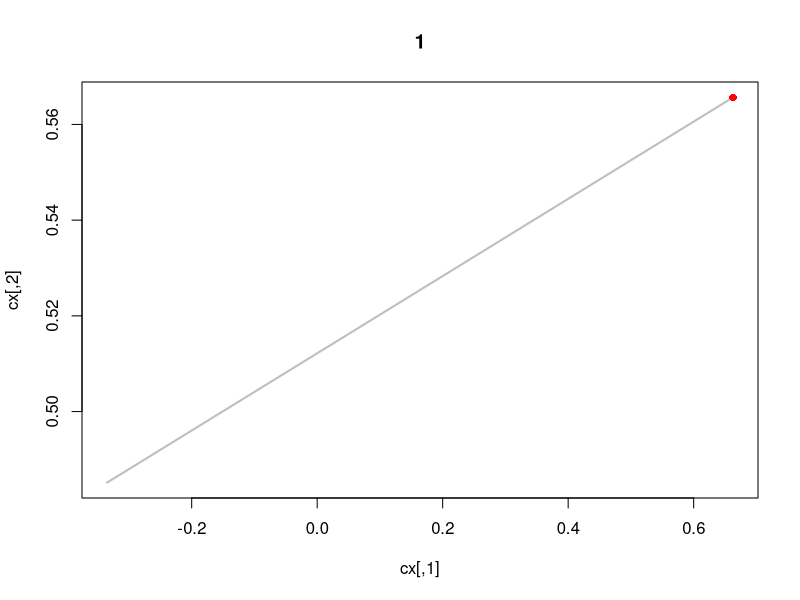
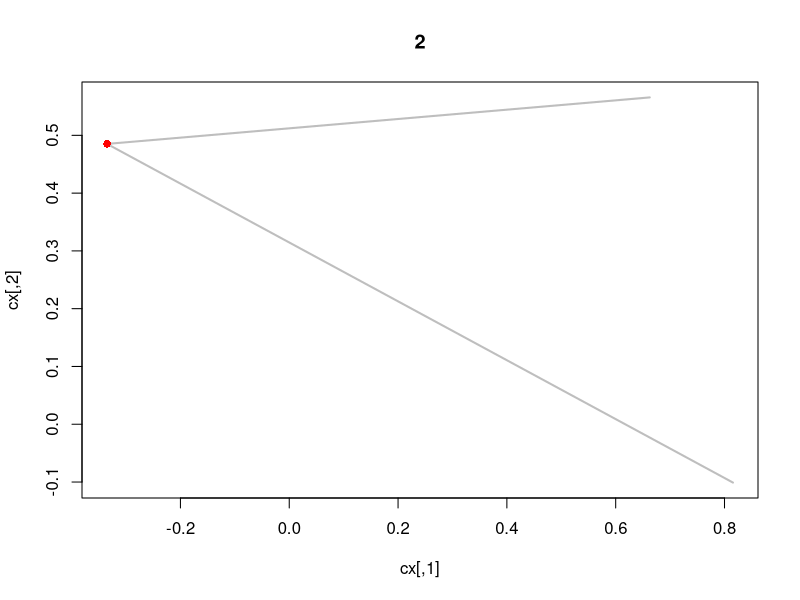
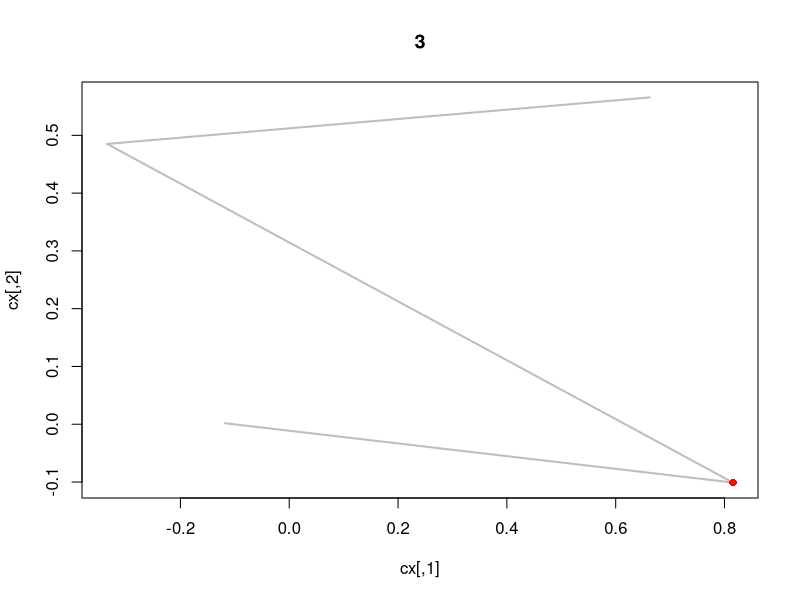
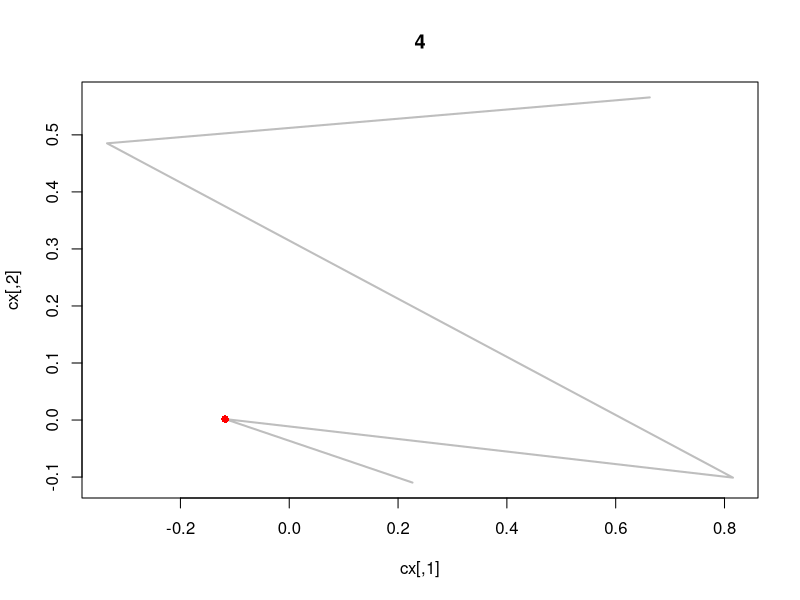
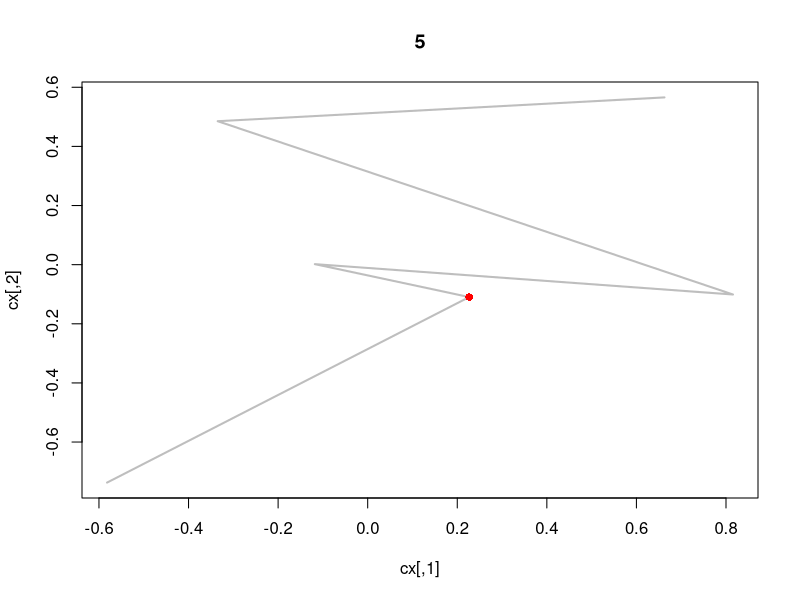
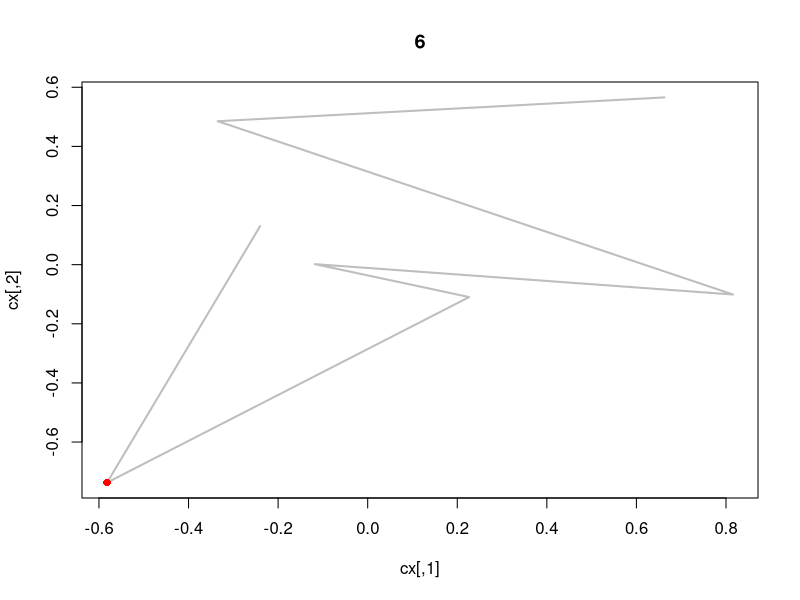
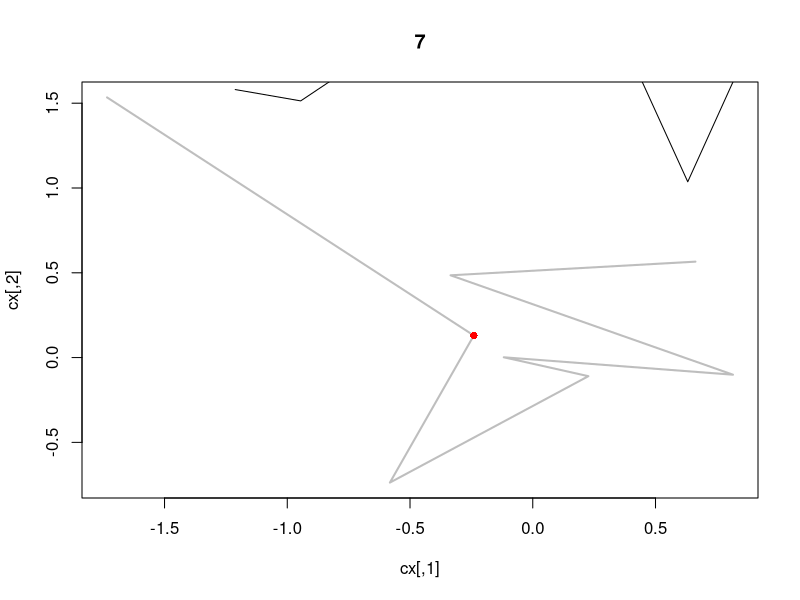
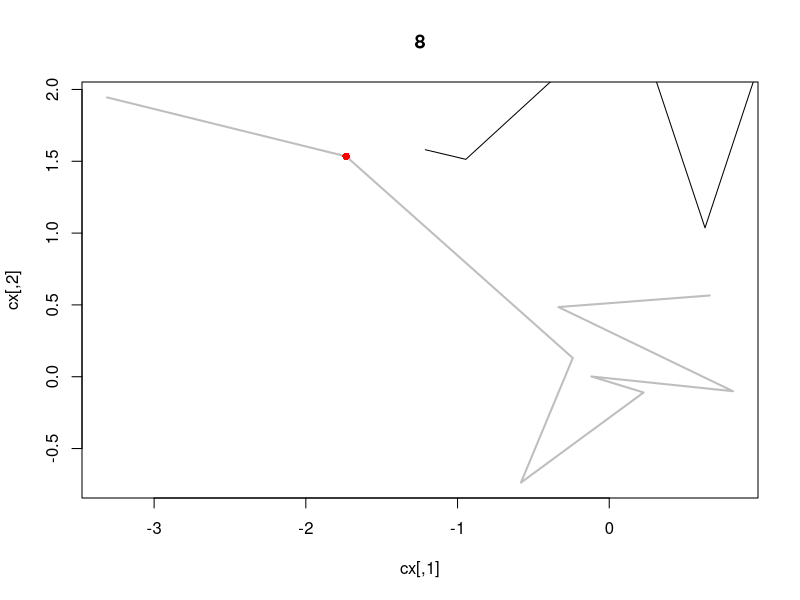

Write the R code that produced these figures, in order. (Note: a time limit stopped this script after it produced the figures.)


x=NULL
x = rnorm(2)
x2 = rnorm(2)
for (i in 1:1000){
  
  # step<-rbinom(2,2,0.5)-1
  step<-rnorm(2)
  step2=rnorm(2)
  x = rbind(x,step)
  x2=rbind(x2,step2)
  cx=apply(x,2,cumsum)
  cx2=apply(x2,2,cumsum)
  plot(cx, type = 'l', main = paste0(i), lwd = 2, col = 'gray')
  lines(cx2)
  points(cx[i,1],cx[i,2], pch=16, col='red')
  
  
  
  Sys.sleep(0.05)
    }
# df<-cbind(rnorm(20),rnorm(20))
# plot(df, type = 'l')
# how aboiut a population of 100 people
x<-matrix(rnorm(100*100,0,1),nrow=100,byrow = TRUE)
cx<-apply(x,2,cumsum)
y<-matrix(rnorm(100*100,0,1),nrow=100,byrow = TRUE)
cy<-apply(y,2,cumsum)

for (i in 3:100){
  plot(cx[i,],cy[i,], main = paste0(i), col = 'blue',xlim=c(-25,25),ylim=c(-25,25),pch=16)
  j=i-1
  k=j-1
  segments(cx[j,],cy[j,],cx[i,],cy[i,],col = 'pink')
  segments(cx[k,],cy[k,],cx[j,],cy[j,],col = 'pink')
  
  
   Sys.sleep(0.05)
}


# Part 2 - try introducing illness ----------------------------------------

plot(cx[50,],cy[50,])

p1<-1
mypoint<-cbind(cx[50,],cy[50,])
mydist<-NULL
for (i in 1:100){
  mydist[i]<-dist(rbind(c(0,0),mypoint[i,]))
}

# which are less that 1 unit from 0,0?
closeto0<-which(mydist<2, arr.ind = FALSE)

#tag ones with cv
haverona<-NULL
haverona<-c(closeto0,haverona)
uninfected<-setdiff(1:100,haverona)
plot(cx[50,uninfected],cy[50,uninfected],col='blue',pch=16)
points(cx[50,haverona],cy[50,haverona],col='red',pch=16)
